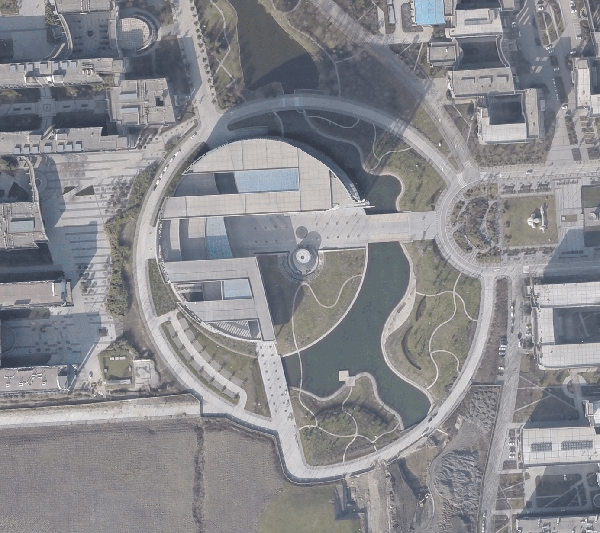
#> input picture 0_numpy_matplotlib_scipy_sympy/example.png, 600 x 533 px
$ python matplotlib_simple_tutorial.py
#> lines starting #> are read from the running program, lines starting #| are printed output that depends on the picture
# -*- coding: utf-8 -*-
# ---
# jupyter:
#   jupytext_format_version: '1.2'
#   kernelspec:
#     display_name: Python 3
#     language: python
#     name: python3
#   language_info:
#     codemirror_mode:
#       name: ipython
#       version: 3
#     file_extension: .py
#     mimetype: text/x-python
#     name: python
#     nbconvert_exporter: python
#     pygments_lexer: ipython3
#     version: 3.5.2
# ---

# # matplotlib
#
#

# ## 1. pyplot
# matplotlib.pyplot is a collection of command style functions that make matplotlib work like MATLAB. Each pyplot function makes some change to a figure: e.g., creates a figure, creates a plotting area in a figure, plots some lines in a plotting area, decorates the plot with labels, etc. In matplotlib.pyplot various states are preserved across function calls, so that it keeps track of things like the current figure and plotting area, and the plotting functions are directed to the current axes (please note that “axes” here and in most places in the documentation refers to the axes part of a figure and not the strict mathematical term for more than one axis).

# +
# This line configures matplotlib to show figures embedded in the notebook,
# instead of opening a new window for each figure. More about that later.
# If you are using an old version of IPython, try using '%pylab inline' instead.
# %matplotlib inline

import matplotlib.pyplot as plt
plt.plot([1,2,3,4])
plt.ylabel('some numbers')
plt.show()
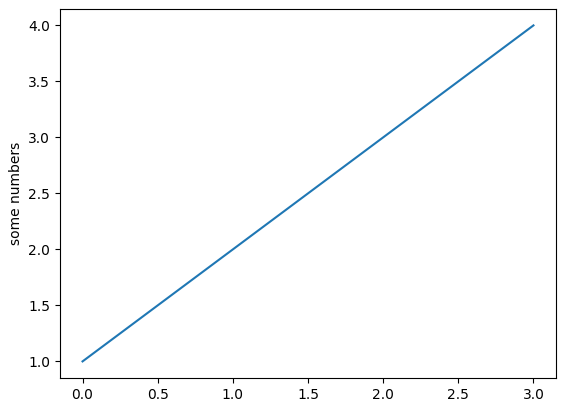
#> figure drawn by matplotlib, 1 panel
# -

plt.plot([1, 2, 3, 4], [1, 4, 9, 16])


# For every x, y pair of arguments, there is an optional third argument which is the format string that indicates the color and line type of the plot. The letters and symbols of the format string are from MATLAB, and you concatenate a color string with a line style string. The default format string is ‘b-‘, which is a solid blue line. For example, to plot the above with red circles, you would issue

import matplotlib.pyplot as plt
plt.plot([1,2,3,4], [1,4,9,16], 'ro')
plt.axis([0, 6, 0, 20])
plt.show()
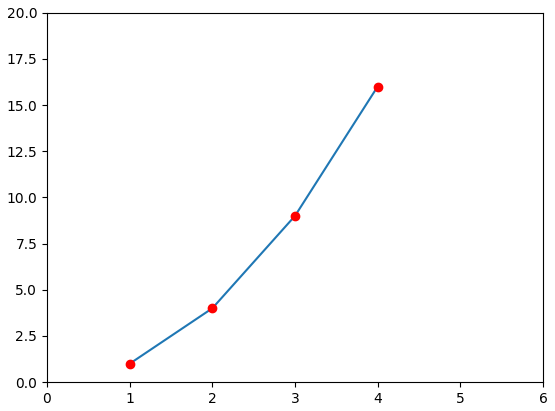
#> figure drawn by matplotlib, 1 panel

# +
import numpy as np
import matplotlib.pyplot as plt

# evenly sampled time at 200ms intervals
t = np.arange(0., 5., 0.2)

# red dashes, blue squares and green triangles
plt.plot(t, t, 'r--', t, t**2, 'bs', t, t**3, 'g^')
plt.show()
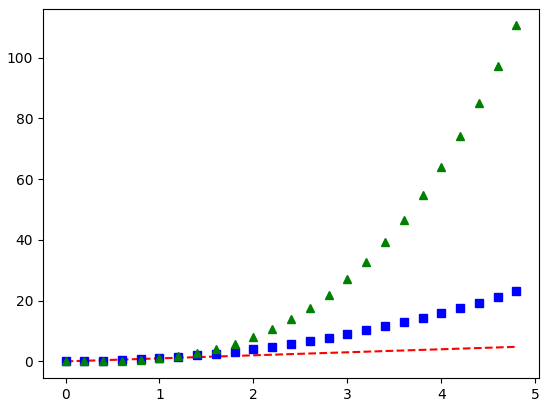
#> figure drawn by matplotlib, 1 panel; curve peaks at x = 4.8, y = 4.8; curve peaks at x = 4.8, y = 23.04; curve peaks at x = 4.8, y = 110.6
# -

# ### [Controlling line properties](https://matplotlib.org/users/pyplot_tutorial.html#controlling-line-properties)
#
# Lines have many attributes that you can set: linewidth, dash style, antialiased, etc; see matplotlib.lines.Line2D. There are several ways to set line properties
#

# ### Working with multiple figures and axes
#
# MATLAB, and pyplot, have the concept of the current figure and the current axes. All plotting commands apply to the current axes. The function gca() returns the current axes (a matplotlib.axes.Axes instance), and gcf() returns the current figure (matplotlib.figure.Figure instance). Normally, you don’t have to worry about this, because it is all taken care of behind the scenes. Below is a script to create two subplots.
#
#

# +
import numpy as np
import matplotlib.pyplot as plt

def f(t):
    return np.exp(-t) * np.cos(2*np.pi*t)

t1 = np.arange(0.0, 5.0, 0.1)
t2 = np.arange(0.0, 5.0, 0.02)

plt.figure(1)
plt.subplot(211)
plt.plot(t1, f(t1), 'bo', t2, f(t2), 'k')

plt.subplot(212)
plt.plot(t2, np.cos(2*np.pi*t2), 'r--')
plt.show()
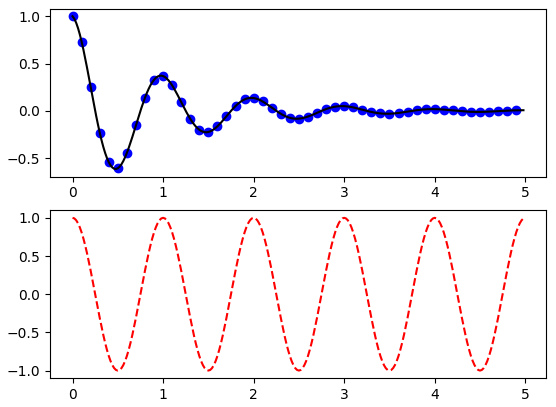
#> figure drawn by matplotlib, 2 panels; panel 1: curve peaks at x = 0, y = 1; panel 1: curve peaks at x = 0, y = 1; panel 2: curve peaks at x = 0, y = 1
# -

# ## 2. Image

# +
import matplotlib.pyplot as plt
import matplotlib.image as mpimg
import numpy as np

# load image
img=mpimg.imread('example.png')
#> img is the input picture: shape (533, 600, 4) float32; mean R, G, B, A 0.536, 0.538, 0.555, 1

imgplot = plt.imshow(img)

# -

# ### Applying pseudocolor schemes to image plots

lum_img = img[:,:,0]
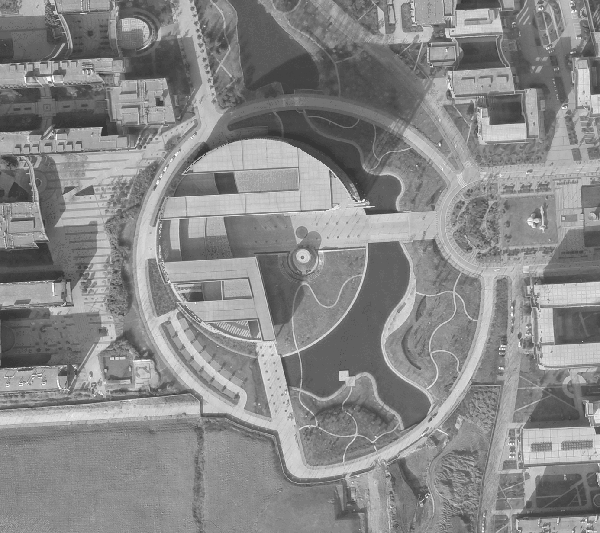
#> lum_img: shape (533, 600) float32; min 0.216, max 0.988, mean 0.536
plt.imshow(lum_img)

# use 'hot' color map
plt.imshow(lum_img, cmap="hot")
plt.colorbar()

# ### Examining a specific data range
#

plt.hist(lum_img.ravel(), bins=256, range=(0.0, 1.0), fc='k', ec='k')

# ## References
#
#
# * [Pyplot tutorial](https://matplotlib.org/users/pyplot_tutorial.html)
# * [Image tutorial](https://matplotlib.org/users/image_tutorial.html)
# * [手把手教你用Python做数据可视化](https://mp.weixin.qq.com/s/3Gwdjw8trwTR5uyr4G7EOg)
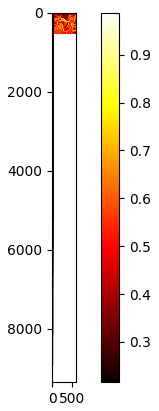
#> figure drawn by matplotlib, 2 panels
